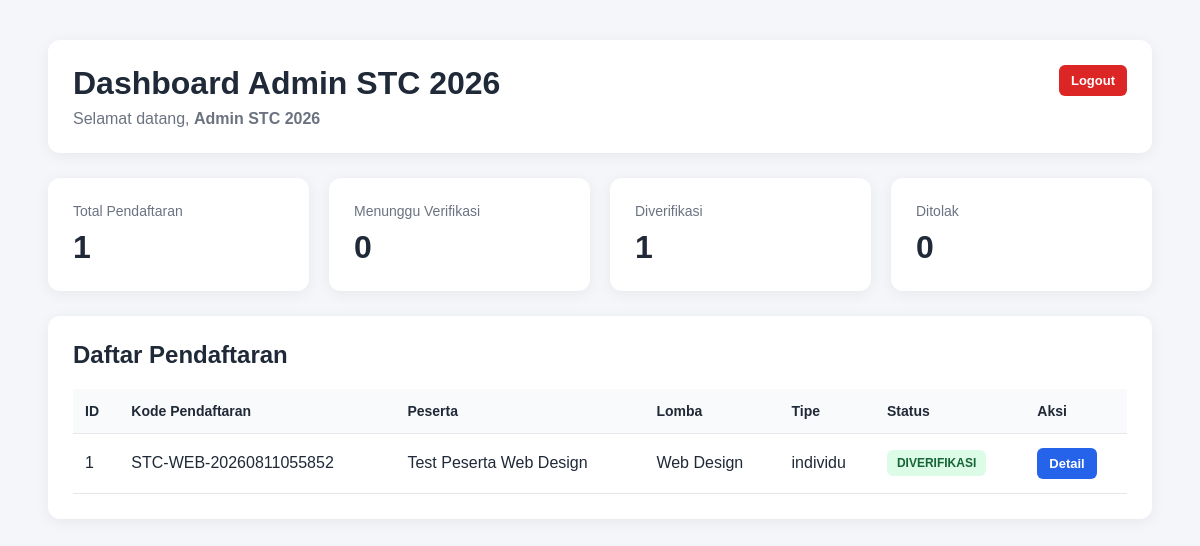
/stc2026-backend/admin/dashboard.php (signed in), run on the app's committed database.
### tables this page shows
CREATE TABLE `users` (
  `id` bigint(20) NOT NULL,
  `nama_lengkap` varchar(150) NOT NULL,
  `email` varchar(150) NOT NULL,
  `no_whatsapp` varchar(20) NOT NULL,
  `password` varchar(255) NOT NULL,
  `role` enum('peserta','admin') NOT NULL,
  `created_at` timestamp NOT NULL DEFAULT current_timestamp() ON UPDATE current_timestamp()
);

CREATE TABLE `registrations` (
  `id` bigint(20) NOT NULL,
  `user_id` bigint(20) NOT NULL,
  `competition_id` int(11) NOT NULL,
  `kode_pendaftaran` varchar(30) NOT NULL,
  `tipe_pendaftaran` enum('individu','tim') NOT NULL,
  `status` enum('MENUNGGU_VERIFIKASI','DIVERIFIKASI','DITOLAK') NOT NULL,
  `created_at` timestamp NOT NULL DEFAULT current_timestamp() ON UPDATE current_timestamp()
);

CREATE TABLE `individual_registrations` (
  `id` bigint(20) NOT NULL,
  `registration_id` bigint(20) NOT NULL,
  `nama_lengkap` varchar(150) NOT NULL,
  `nis_nisn` varchar(50) NOT NULL,
  `asal_instansi_sekolah` varchar(200) NOT NULL,
  `kelas` varchar(50) NOT NULL,
  `email` varchar(150) NOT NULL,
  `no_whatsapp` varchar(20) NOT NULL
);

CREATE TABLE `competitions` (
  `id` int(11) NOT NULL,
  `nama_lomba` varchar(100) NOT NULL,
  `tipe` enum('individu','tim') NOT NULL,
  `min_anggota` int(11) NOT NULL,
  `max_anggota` int(11) NOT NULL
);

### stc2026-backend/admin/dashboard.php (the view, shortened to what this page needs)
<?php
require_once "../config/database.php";
$user_id = $_SESSION["user_id"];
$stmt = $conn->prepare("
    SELECT id, nama_lengkap, email, role
    FROM users
    WHERE id = ?
");
$stmt->bind_param("i", $user_id);
$stmt->execute();
$result = $stmt->get_result();
$admin = $result->fetch_assoc();
$total = 0;
$menunggu = 0;
$diverifikasi = 0;
$ditolak = 0;
$result = $conn->query("
    SELECT COUNT(*) AS total
    FROM registrations
");
if ($result) {
    $total = $result->fetch_assoc()["total"];
}
$result = $conn->query("
    SELECT COUNT(*) AS total
    FROM registrations
    WHERE status = 'MENUNGGU_VERIFIKASI'
");
if ($result) {
    $menunggu = $result->fetch_assoc()["total"];
}
$result = $conn->query("
    SELECT COUNT(*) AS total
    FROM registrations
    WHERE status = 'DIVERIFIKASI'
");
if ($result) {
    $diverifikasi = $result->fetch_assoc()["total"];
}
$result = $conn->query("
    SELECT COUNT(*) AS total
    FROM registrations
    WHERE status = 'DITOLAK'
");
if ($result) {
    $ditolak = $result->fetch_assoc()["total"];
}
$sql = "
    SELECT
        r.id,
        r.kode_pendaftaran,
        r.tipe_pendaftaran,
        r.status,
        r.created_at,
        u.nama_lengkap AS akun_nama,
        c.nama_lomba,
        ir.nama_lengkap AS peserta_nama,
        tr.nama_tim AS tim_nama
    FROM registrations r
    INNER JOIN users u
        ON r.user_id = u.id
    INNER JOIN competitions c
        ON r.competition_id = c.id
    LEFT JOIN individual_registrations ir
        ON r.id = ir.registration_id
    LEFT JOIN team_registrations tr
        ON r.id = tr.registration_id
    ORDER BY r.id DESC
";
$result = $conn->query($sql);
?>
<!DOCTYPE html>
<html lang="id">
<head>
</head>
<body>
<div class="container">
    <div class="header">
        <a
            href="../auth/logout.php"
            class="btn logout"
        >
            Logout
        </a>
        <h1>
            Dashboard Admin STC 2026
        </h1>
        <p>
            Selamat datang,
            <strong>
                <?= htmlspecialchars($admin["nama_lengkap"]) ?>
            </strong>
        </p>
    </div>
    <div class="stats">
        <div class="card">
            <div class="stat-title">
                Total Pendaftaran
            </div>
            <div class="stat-number">
                <?= $total ?>
            </div>
        </div>
        <div class="card">
            <div class="stat-title">
                Menunggu Verifikasi
            </div>
            <div class="stat-number">
                <?= $menunggu ?>
            </div>
        </div>
        <div class="card">
            <div class="stat-title">
                Diverifikasi
            </div>
            <div class="stat-number">
                <?= $diverifikasi ?>
            </div>
        </div>
        <div class="card">
            <div class="stat-title">
                Ditolak
            </div>
            <div class="stat-number">
                <?= $ditolak ?>
            </div>
        </div>
    </div>
    <div class="table-card">
        <h2>
            Daftar Pendaftaran
        </h2>
        <table>
            <thead>
                <tr>
                    <th>ID</th>
                    <th>Kode Pendaftaran</th>
                    <th>Peserta</th>
                    <th>Lomba</th>
                    <th>Tipe</th>
                    <th>Status</th>
                    <th>Aksi</th>
                </tr>
            </thead>
            <tbody>
            <?php if ($result->num_rows > 0): ?>
                <?php while ($row = $result->fetch_assoc()): ?>
                    <?php
                    $statusClass = "menunggu";
                    if ($row["status"] === "DIVERIFIKASI") {
                        $statusClass = "diverifikasi";
                    }
                    ?>
                    <tr>
                        <td>
                            <?= $row["id"] ?>
                        </td>
                        <td>
                            <?= htmlspecialchars(
                                $row["kode_pendaftaran"]
                            ) ?>
                        </td>
                        <td>
                            <?= htmlspecialchars(
                                $row["tim_nama"]
                                ?: (
                                    $row["peserta_nama"]
                                    ?: $row["akun_nama"]
                                )
                            ) ?>
                        </td>
                        <td>
                            <?= htmlspecialchars(
                                $row["nama_lomba"]
                            ) ?>
                        </td>
                        <td>
                            <?= htmlspecialchars(
                                $row["tipe_pendaftaran"]
                            ) ?>
                        </td>
                        <td>
                            <span class="status <?= $statusClass ?>">
                                <?= htmlspecialchars(
                                    $row["status"]
                                ) ?>
                            </span>
                        </td>
                        <td>
                            <a
                                href="detail.php?id=<?= $row["id"] ?>"
                                class="btn"
                            >
                                Detail
                            </a>
                        </td>
                    </tr>
                <?php endwhile; ?>
            <?php endif; ?>
            </tbody>
        </table>
    </div>
</div>
</body>
</html>

### stc2026-backend/admin/dashboard.php (style rules this page uses)
* { box-sizing: border-box; }
body { margin: 0; font-family: Arial, sans-serif; background: #f4f6f9; color: #1f2937; }
.container { width: 92%; max-width: 1200px; margin: 40px auto; }
.header { background: white; padding: 25px; border-radius: 12px; margin-bottom: 25px; box-shadow: 0 3px 15px rgba(0,0,0,.06); }
.header h1 { margin: 0 0 8px; }
.header p { margin: 0; color: #6b7280; }
.stats { display: grid; grid-template-columns: repeat(4, 1fr); gap: 20px; margin-bottom: 25px; }
.card { background: white; padding: 25px; border-radius: 12px; box-shadow: 0 3px 15px rgba(0,0,0,.06); }
.stat-title { color: #6b7280; font-size: 14px; margin-bottom: 10px; }
.stat-number { font-size: 32px; font-weight: bold; }
.table-card { background: white; padding: 25px; border-radius: 12px; box-shadow: 0 3px 15px rgba(0,0,0,.06); overflow-x: auto; }
.table-card h2 { margin-top: 0; }
table { width: 100%; border-collapse: collapse; }
th, td { padding: 14px 12px; border-bottom: 1px solid #e5e7eb; text-align: left; }
th { background: #f9fafb; font-size: 14px; }
.status { display: inline-block; padding: 6px 10px; border-radius: 6px; font-size: 12px; font-weight: bold; }
.diverifikasi { background: #dcfce7; color: #166534; }
.btn { display: inline-block; padding: 8px 12px; border-radius: 6px; text-decoration: none; font-size: 13px; font-weight: bold; background: #2563eb; color: white; }
.logout { float: right; background: #dc2626; }

### data on the page
users: nama_lengkap "Admin STC 2026"
registrations: id "1", kode_pendaftaran "STC-WEB-20260811055852", individual_registrations.nama_lengkap "Test Peserta Web Design", competition.nama_lomba "Web Design", tipe_pendaftaran "individu", status "DIVERIFIKASI"

### other printed values
$total "1"
$menunggu "0"
$diverifikasi "1"
$ditolak "0"
